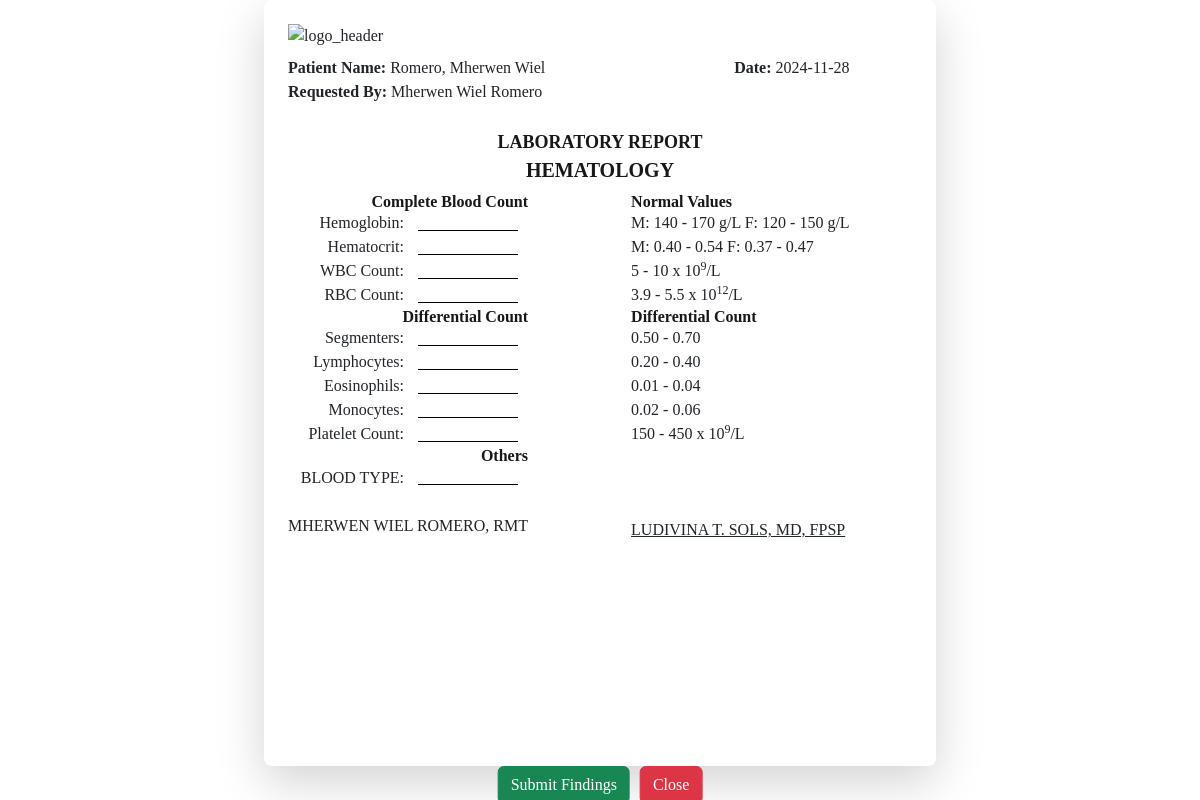
The page /doctor/docs/document_layout.php?appointmentId=57 (signed in) on the database as committed earlier.
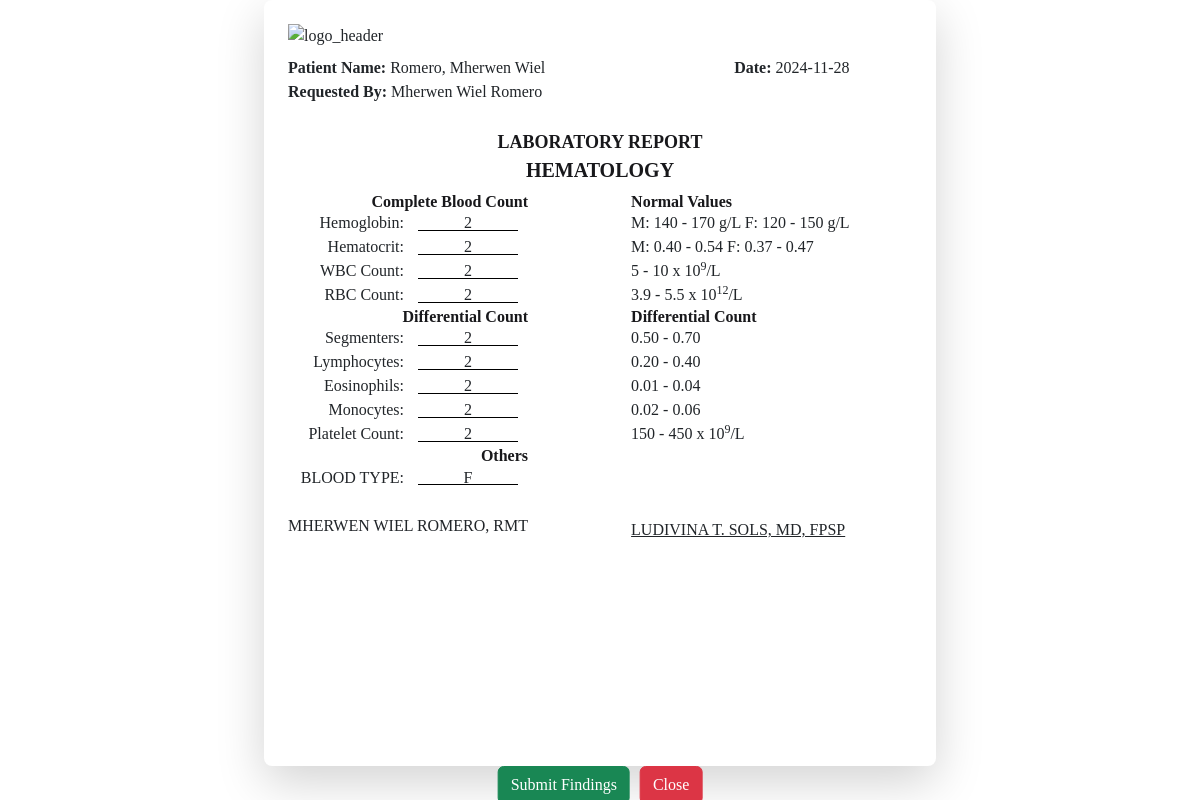
The same page on the database as committed later.
### tables this page shows
CREATE TABLE `patient` (
  `id` int(11) NOT NULL AUTO_INCREMENT,
  `firstname` varchar(255) NOT NULL,
  `lastname` varchar(255) NOT NULL,
  `email` varchar(255) NOT NULL,
  `dob` varchar(255) DEFAULT NULL,
  `birthplace` varchar(255) DEFAULT NULL,
  `contact` varchar(255) DEFAULT NULL,
  `password` varchar(255) NOT NULL,
  `province` varchar(255) DEFAULT NULL,
  `city` varchar(255) DEFAULT NULL,
  `barangay` varchar(255) DEFAULT NULL,
  `street` varchar(255) DEFAULT NULL,
  `date_added` timestamp NOT NULL DEFAULT current_timestamp(),
  PRIMARY KEY (`id`)
);

CREATE TABLE `doctor` (
  `employee_id` varchar(255) NOT NULL,
  `firstname` varchar(255) NOT NULL,
  `lastname` varchar(255) NOT NULL,
  `username` varchar(255) NOT NULL,
  `email` varchar(255) NOT NULL,
  `password` varchar(255) NOT NULL,
  `profile_img` varchar(255) DEFAULT NULL,
  `department_id` int(11) DEFAULT NULL,
  `date_added` timestamp NOT NULL DEFAULT current_timestamp(),
  `is_archive` tinyint(4) NOT NULL DEFAULT 0,
  PRIMARY KEY (`employee_id`),
  KEY `fk_doctor_department_new` (`department_id`),
  CONSTRAINT `fk_doctor_department_new` FOREIGN KEY (`department_id`) REFERENCES `departments` (`id`) ON DELETE SET NULL
);

CREATE TABLE `medical_records` (
  `id` int(11) NOT NULL AUTO_INCREMENT,
  `patient_id` int(11) NOT NULL,
  `appointment_id` int(255) NOT NULL,
  `doctor_id` varchar(255) NOT NULL,
  `diagnosis` text NOT NULL,
  `treatment` text NOT NULL,
  `prescription` varchar(255) NOT NULL,
  `content` longtext NOT NULL CHECK (json_valid(`content`)),
  `status` varchar(255) NOT NULL DEFAULT 'Pending',
  `record_date` date NOT NULL DEFAULT current_timestamp(),
  `created_at` timestamp NOT NULL DEFAULT current_timestamp(),
  `updated_at` timestamp NOT NULL DEFAULT current_timestamp() ON UPDATE current_timestamp(),
  PRIMARY KEY (`id`),
  KEY `fk_patient_id` (`patient_id`),
  CONSTRAINT `fk_patient_id` FOREIGN KEY (`patient_id`) REFERENCES `patient` (`id`) ON DELETE CASCADE,
  CONSTRAINT `medical_records_ibfk_1` FOREIGN KEY (`patient_id`) REFERENCES `patient` (`id`) ON DELETE CASCADE
);

CREATE TABLE `appointment` (
  `id` int(11) NOT NULL AUTO_INCREMENT,
  `service_id` int(11) NOT NULL,
  `patient_id` int(11) NOT NULL,
  `appointment_date` varchar(255) NOT NULL,
  `appointment_slot_id` int(255) NOT NULL,
  `appointment_time` varchar(255) NOT NULL,
  `doctor_id` varchar(255) DEFAULT NULL,
  `department_id` int(255) DEFAULT NULL,
  `selectedPayment` varchar(255) NOT NULL,
  `medical` text DEFAULT NULL,
  `status` varchar(255) NOT NULL DEFAULT 'Pending',
  `paid` varchar(255) NOT NULL DEFAULT 'Unpaid',
  `date_added` timestamp NOT NULL DEFAULT current_timestamp(),
  `is_archive` tinyint(4) NOT NULL DEFAULT 0,
  PRIMARY KEY (`id`)
);

### doctor/docs/document_layout.php (the view, shortened to what this page needs)
<?php
require_once 'db.php';
$appointment_id = $_GET['appointmentId'] ?? null;
$query = 'SELECT * FROM appointment WHERE id = :id';
$stmt = $pdo->prepare($query);
$stmt->execute(['id' => $appointment_id]);
$appointment = $stmt->fetch();
$query = 'SELECT * FROM patient WHERE id = :id';
$stmt = $pdo->prepare($query);
$stmt->execute(['id' => $appointment['patient_id']]);
$patient = $stmt->fetch();
$query = 'SELECT * FROM doctor WHERE employee_id = :id';
$stmt = $pdo->prepare($query);
$stmt->execute(['id' => $appointment['doctor_id']]);
$doctor = $stmt->fetch();
$query = 'SELECT * FROM medical_records WHERE appointment_id = :id';
$stmt = $pdo->prepare($query);
$stmt->execute(['id' => $appointment_id]);
$medical_record = $stmt->fetch();
$medical_data = json_decode($medical_record['content'], true);
$hemoglobin = $medical_data['hemoglobin'] ?? '';
$hematocrit = $medical_data['hematocrit'] ?? '';
$wbc_count = $medical_data['wbc_count'] ?? '';
$rbc_count = $medical_data['rbc_count'] ?? '';
$segmenters = $medical_data['segmenters'] ?? '';
$lymphocytes = $medical_data['lymphocytes'] ?? '';
$eosinophils = $medical_data['eosinophils'] ?? '';
$monocytes = $medical_data['monocytes'] ?? '';
$platelet_count = $medical_data['platelet_count'] ?? '';
$blood_type = $medical_data['blood_type'] ?? '';
?>
<!DOCTYPE html>
<html lang="en" id="clearance">
<head>
    <script src="https://cdn.tailwindcss.com?plugins=forms,typography"></script>
    <link href="https://cdn.jsdelivr.net/npm/bootstrap@5.3.3/dist/css/bootstrap.min.css" rel="stylesheet">
</head>
<body>
    <div class="max-w-2xl mx-auto p-6 bg-white rounded-lg shadow-lg dark:bg-zinc-800" id="">
        <div class="flex items-center mb-2">
            <img src="../assets/images/triolab_header.png" alt="logo_header" class="h-100 w-100">
        </div>
        <?php switch ($appointment['service_id']) {
            case 1: ?>
                <div class="flex justify-between">
                    <div>
                        <p><strong>Patient Name:</strong>
                            <?= isset($patient) && $patient ? htmlspecialchars($patient['lastname'] . ', ' . $patient['firstname']) : 'N/A' ?>
                        </p>
                        <p><strong>Requested By:</strong>
                            <?= isset($doctor) && $doctor ? htmlspecialchars($doctor['firstname'] . ' ' . $doctor['lastname']) : 'N/A' ?>
                        </p>
                    </div>
                    <div style="margin-right: 10%">
                        <p><strong>Date:</strong> <?= date('Y-m-d') ?></p>
                    </div>
                </div>
                <h5 class="text-lg font-bold text-center mt-4 text-zinc-900 dark:text-zinc-100">LABORATORY REPORT</h5>
                <h2 class="text-xl font-bold text-center text-zinc-900 dark:text-zinc-100">HEMATOLOGY</h2>
                <form action="" method="POST" enctype="multipart/form-data">
                    <div class="flex justify-between mt-2" style="margin-bottom:200px;">
                        <div style="text-align: right;">
                            <h6 class="text-m font-bold text-zinc-900 dark:text-zinc-100">Complete Blood Count</h6>
                            <p>Hemoglobin: <input type="text" name="hemoglobin" value="<?= $hemoglobin ?>"></p>
                            <p>Hematocrit: <input type="text" name="hematocrit" value="<?= $hematocrit ?>"></p>
                            <p>WBC Count: <input type="text" name="wbc_count" value="<?= $wbc_count ?>"></p>
                            <p>RBC Count: <input type="text" name="rbc_count" value="<?= $rbc_count ?>"></p>
                            <h6 class="text-m font-bold text-zinc-900 dark:text-zinc-100">Differential Count</h6>
                            <p>Segmenters: <input type="text" name="segmenters" value="<?= $segmenters ?>"></p>
                            <p>Lymphocytes: <input type="text" name="lymphocytes" value="<?= $lymphocytes ?>"></p>
                            <p>Eosinophils: <input type="text" name="eosinophils" value="<?= $eosinophils ?>"></p>
                            <p>Monocytes: <input type="text" name="monocytes" value="<?= $monocytes ?>"></p>
                            <p>Platelet Count: <input type="text" name="platelet_count" value="<?= $platelet_count ?>"></p>
                            <h6 class="text-m font-bold text-zinc-900 dark:text-zinc-100">Others</h6>
                            <p>BLOOD TYPE: <input type="text" name="blood_type" value="<?= $blood_type ?>"></p>
                            <br>
                            <p><?= strtoupper($doctor['firstname']) . ' ' . strtoupper($doctor['lastname']) . ', ' ?> RMT</p>
                        </div>
                        <div style="margin-right: 10%">
                            <h6 class="text-m font-bold text-zinc-900 dark:text-zinc-100">Normal Values</h6>
                            <p>M: 140 - 170 g/L F: 120 - 150 g/L</p>
                            <p>M: 0.40 - 0.54 F: 0.37 - 0.47 </p>
                            <p>5 - 10 x 10<sup>9</sup>/L </p>
                            <p>3.9 - 5.5 x 10<sup>12</sup>/L </p>
                            <h6 class="text-m font-bold text-zinc-900 dark:text-zinc-100">Differential Count</h6>
                            <p>0.50 - 0.70</p>
                            <p>0.20 - 0.40</p>
                            <p>0.01 - 0.04</p>
                            <p>0.02 - 0.06</p>
                            <p>150 - 450 x 10<sup>9</sup>/L</p>
                            <br>
                            <br>
                            <br>
                            <p><ins>LUDIVINA T. SOLS, MD, FPSP</ins></p>
                        </div>
                    </div>
                <?php break;
            case 2: ?>
                <?php break;
        } ?>
    </div>
    <div class="action-buttons noprint">
        <button type="submit" class="btn btn-success" name="submit_doc_changes">Submit Findings</button>
        <button type="button" class="btn btn-danger"
            onclick="if (window.history.length > 1) { window.history.back(); } else { window.location.href = '../medical-records.php'; }">
            Close
        </button>
    </div>
</body>
</html>

### doctor/docs/document_layout.php (style rules this page uses)
body { font-family: 'Times New Roman', Times, serif; margin: 0; padding: 0; background-color: white; }
.text-center { text-align: center; }
.action-buttons { position: absolute; left: 50%; transform: translateX(-50%); display: flex; justify-content: center; gap: 10px; margin: 0; }
input[type="text"] { border: none; border-bottom: 1px solid black; width: 100px; margin-left: 10px; margin-right: 10px; padding: 2px 0; height: 14px; font-size: 16px; line-height: 0.5; text-align: center; }

Rows that differ between the two databases and show on the page:
added medical_records: hemoglobin "2", hematocrit "2", wbc_count "2", rbc_count "2", segmenters "2", lymphocytes "2", eosinophils "2", monocytes "2", platelet_count "2", blood_type "F"
